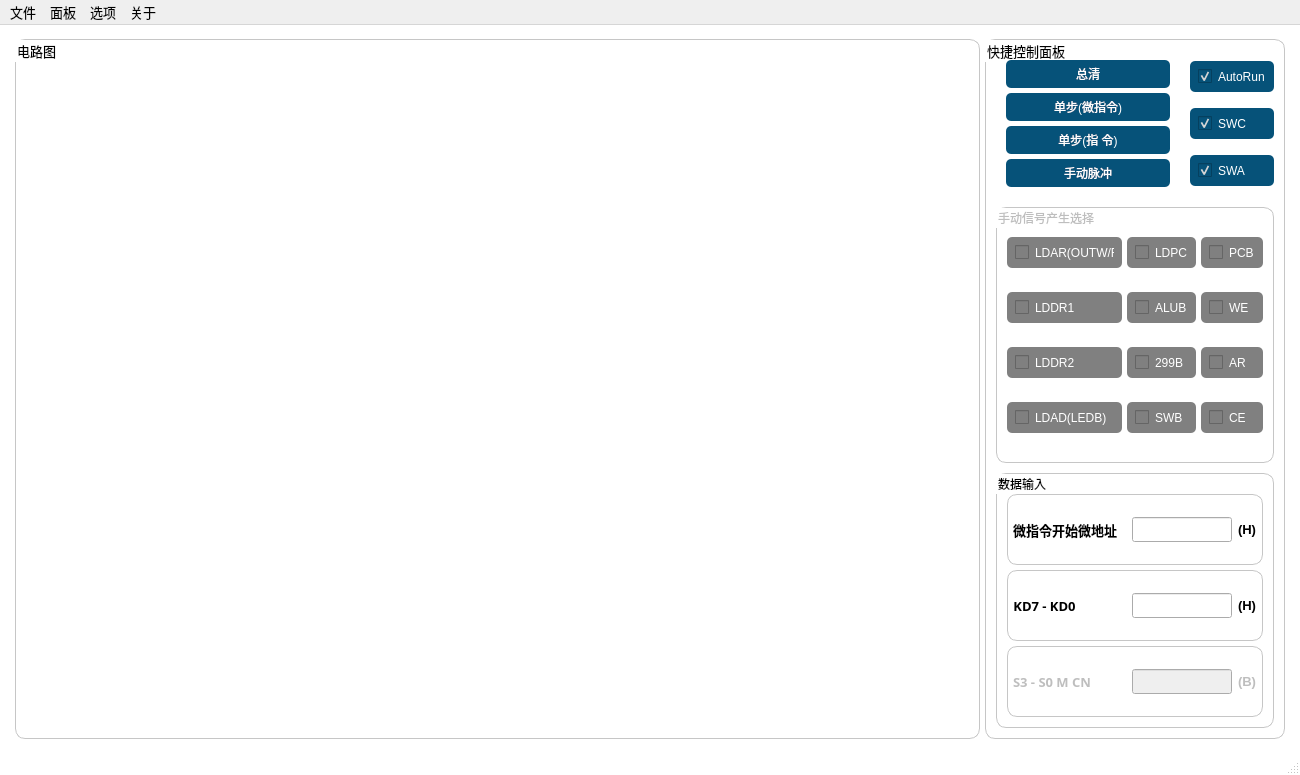
<?xml version="1.0" encoding="UTF-8"?>
<ui version="4.0">
 <class>MainWindow</class>
 <widget class="QMainWindow" name="MainWindow">
  <property name="geometry">
   <rect>
    <x>0</x>
    <y>0</y>
    <width>1300</width>
    <height>775</height>
   </rect>
  </property>
  <property name="minimumSize">
   <size>
    <width>1250</width>
    <height>750</height>
   </size>
  </property>
  <property name="font">
   <font>
    <family>阿里巴巴普惠体 R</family>
    <pointsize>10</pointsize>
    <weight>50</weight>
    <italic>false</italic>
    <bold>false</bold>
    <stylestrategy>PreferAntialias</stylestrategy>
   </font>
  </property>
  <property name="windowTitle">
   <string>DVCC实验仿真环境</string>
  </property>
  <property name="windowIcon">
   <iconset>
    <normalon>:/mainWinIcon.png</normalon>
   </iconset>
  </property>
  <property name="styleSheet">
   <string notr="true">#MainWindow{
	
	font: 10pt &quot;阿里巴巴普惠体 R&quot;;
	background-color: rgb(255, 255, 255);
}

QPushButton {
	
	font: 10pt &quot;阿里巴巴普惠体 R&quot;;
	color: white;
	padding: 5px;
	border-radius: 5px;
	background: #065279;
}
QPushButton:hover{
	background-color:#177cb0;
	color: white;
}
QPushButton:pressed{
	background-color:rgba(85, 170, 255,200); 
	border-style: inset; 
}

QCheckBox {
	font: 9pt &quot;阿里巴巴普惠体 R&quot;;
	color: white;
	padding: 8px;
	border-radius: 5px;
	background: grey;
}

QCheckBox:enabled {
	background: #065279;
}





QGroupBox {
border-color: rgb(198, 198, 198);
border-width: 1px;
border-style: solid;
border-radius: 10px;
}</string>
  </property>
  <property name="iconSize">
   <size>
    <width>64</width>
    <height>64</height>
   </size>
  </property>
  <widget class="QWidget" name="centralwidget">
   <layout class="QHBoxLayout" name="horizontalLayout">
    <property name="leftMargin">
     <number>10</number>
    </property>
    <property name="topMargin">
     <number>10</number>
    </property>
    <property name="rightMargin">
     <number>10</number>
    </property>
    <property name="bottomMargin">
     <number>10</number>
    </property>
    <item>
     <layout class="QGridLayout" name="mainPage" rowstretch="0" columnstretch="8,2">
      <property name="leftMargin">
       <number>5</number>
      </property>
      <property name="topMargin">
       <number>0</number>
      </property>
      <property name="rightMargin">
       <number>5</number>
      </property>
      <property name="bottomMargin">
       <number>0</number>
      </property>
      <property name="horizontalSpacing">
       <number>5</number>
      </property>
      <property name="verticalSpacing">
       <number>0</number>
      </property>
      <item row="0" column="1">
       <widget class="QGroupBox" name="conGroup">
        <property name="minimumSize">
         <size>
          <width>300</width>
          <height>700</height>
         </size>
        </property>
        <property name="maximumSize">
         <size>
          <width>350</width>
          <height>700</height>
         </size>
        </property>
        <property name="font">
         <font>
          <family>阿里巴巴普惠体 R</family>
          <pointsize>10</pointsize>
         </font>
        </property>
        <property name="title">
         <string>快捷控制面板</string>
        </property>
        <property name="flat">
         <bool>false</bool>
        </property>
        <property name="checkable">
         <bool>false</bool>
        </property>
        <property name="checked">
         <bool>false</bool>
        </property>
        <layout class="QVBoxLayout" name="butGroup" stretch="1,1,1">
         <property name="spacing">
          <number>10</number>
         </property>
         <property name="leftMargin">
          <number>10</number>
         </property>
         <property name="topMargin">
          <number>10</number>
         </property>
         <property name="rightMargin">
          <number>10</number>
         </property>
         <property name="bottomMargin">
          <number>10</number>
         </property>
         <item>
          <layout class="QHBoxLayout" name="conButCheGroup" stretch="8,2">
           <property name="spacing">
            <number>10</number>
           </property>
           <property name="bottomMargin">
            <number>0</number>
           </property>
           <item>
            <layout class="QVBoxLayout" name="conButGroup">
             <property name="spacing">
              <number>5</number>
             </property>
             <property name="leftMargin">
              <number>10</number>
             </property>
             <property name="topMargin">
              <number>10</number>
             </property>
             <property name="rightMargin">
              <number>10</number>
             </property>
             <property name="bottomMargin">
              <number>10</number>
             </property>
             <item>
              <widget class="QPushButton" name="AR_BUT">
               <property name="minimumSize">
                <size>
                 <width>0</width>
                 <height>0</height>
                </size>
               </property>
               <property name="toolTip">
                <string>PC计数器内容设为0</string>
               </property>
               <property name="text">
                <string>总清</string>
               </property>
              </widget>
             </item>
             <item>
              <widget class="QPushButton" name="runInMicroCmd">
               <property name="minimumSize">
                <size>
                 <width>0</width>
                 <height>0</height>
                </size>
               </property>
               <property name="text">
                <string>单步(微指令)</string>
               </property>
              </widget>
             </item>
             <item>
              <widget class="QPushButton" name="runInCmd">
               <property name="minimumSize">
                <size>
                 <width>0</width>
                 <height>0</height>
                </size>
               </property>
               <property name="text">
                <string>单步(指 令)</string>
               </property>
              </widget>
             </item>
             <item>
              <widget class="QPushButton" name="T4pulse">
               <property name="minimumSize">
                <size>
                 <width>0</width>
                 <height>0</height>
                </size>
               </property>
               <property name="text">
                <string>手动脉冲</string>
               </property>
              </widget>
             </item>
            </layout>
           </item>
           <item>
            <layout class="QVBoxLayout" name="SWACGroup">
             <property name="spacing">
              <number>5</number>
             </property>
             <item>
              <widget class="QCheckBox" name="autoRun">
               <property name="toolTip">
                <string>手动运行/自动运行</string>
               </property>
               <property name="text">
                <string>AutoRun</string>
               </property>
               <property name="checked">
                <bool>true</bool>
               </property>
              </widget>
             </item>
             <item>
              <widget class="QCheckBox" name="SWC">
               <property name="text">
                <string>SWC</string>
               </property>
               <property name="checked">
                <bool>true</bool>
               </property>
              </widget>
             </item>
             <item>
              <widget class="QCheckBox" name="SWA">
               <property name="text">
                <string>SWA</string>
               </property>
               <property name="checked">
                <bool>true</bool>
               </property>
              </widget>
             </item>
            </layout>
           </item>
          </layout>
         </item>
         <item>
          <widget class="QGroupBox" name="switchGroup">
           <property name="enabled">
            <bool>false</bool>
           </property>
           <property name="title">
            <string>手动信号产生选择</string>
           </property>
           <property name="flat">
            <bool>false</bool>
           </property>
           <property name="checkable">
            <bool>false</bool>
           </property>
           <property name="checked">
            <bool>false</bool>
           </property>
           <layout class="QHBoxLayout" name="switchGrtoup" stretch="5,3,2">
            <property name="spacing">
             <number>5</number>
            </property>
            <property name="leftMargin">
             <number>10</number>
            </property>
            <property name="topMargin">
             <number>10</number>
            </property>
            <property name="rightMargin">
             <number>10</number>
            </property>
            <property name="bottomMargin">
             <number>10</number>
            </property>
            <item>
             <layout class="QVBoxLayout" name="switchGropu_1">
              <property name="spacing">
               <number>5</number>
              </property>
              <item>
               <widget class="QCheckBox" name="swi_LDAR">
                <property name="toolTip">
                 <string>地址寄存器选中</string>
                </property>
                <property name="text">
                 <string>LDAR(OUTW/R)</string>
                </property>
               </widget>
              </item>
              <item>
               <widget class="QCheckBox" name="swi_LDDR1">
                <property name="toolTip">
                 <string>DR1选中</string>
                </property>
                <property name="text">
                 <string>LDDR1</string>
                </property>
               </widget>
              </item>
              <item>
               <widget class="QCheckBox" name="swi_LDDR2">
                <property name="toolTip">
                 <string>DR2选中</string>
                </property>
                <property name="text">
                 <string>LDDR2</string>
                </property>
               </widget>
              </item>
              <item>
               <widget class="QCheckBox" name="swi_LDAD">
                <property name="toolTip">
                 <string>总线数据送入PC(LED)</string>
                </property>
                <property name="text">
                 <string>LDAD(LEDB)</string>
                </property>
               </widget>
              </item>
             </layout>
            </item>
            <item>
             <layout class="QVBoxLayout" name="switchGropu_2">
              <property name="spacing">
               <number>5</number>
              </property>
              <item>
               <widget class="QCheckBox" name="swi_LDPC">
                <property name="toolTip">
                 <string>PC计数器选中</string>
                </property>
                <property name="text">
                 <string>LDPC</string>
                </property>
                <property name="tristate">
                 <bool>false</bool>
                </property>
               </widget>
              </item>
              <item>
               <widget class="QCheckBox" name="swi_ALUB">
                <property name="toolTip">
                 <string>ALU上总线</string>
                </property>
                <property name="text">
                 <string>ALUB</string>
                </property>
               </widget>
              </item>
              <item>
               <widget class="QCheckBox" name="swi_299B">
                <property name="toolTip">
                 <string>299上总线</string>
                </property>
                <property name="text">
                 <string>299B</string>
                </property>
               </widget>
              </item>
              <item>
               <widget class="QCheckBox" name="swi_SWB">
                <property name="toolTip">
                 <string>开关上总线</string>
                </property>
                <property name="text">
                 <string>SWB</string>
                </property>
               </widget>
              </item>
             </layout>
            </item>
            <item>
             <layout class="QVBoxLayout" name="switchGropu_3">
              <property name="spacing">
               <number>5</number>
              </property>
              <item>
               <widget class="QCheckBox" name="swi_PCB">
                <property name="toolTip">
                 <string>PC上总线</string>
                </property>
                <property name="text">
                 <string>PCB</string>
                </property>
               </widget>
              </item>
              <item>
               <widget class="QCheckBox" name="swi_WE">
                <property name="toolTip">
                 <string>读写信号(选中为写)</string>
                </property>
                <property name="text">
                 <string>WE</string>
                </property>
               </widget>
              </item>
              <item>
               <widget class="QCheckBox" name="swi_AR">
                <property name="toolTip">
                 <string>是否带进位运算</string>
                </property>
                <property name="text">
                 <string>AR</string>
                </property>
               </widget>
              </item>
              <item>
               <widget class="QCheckBox" name="swi_CE">
                <property name="toolTip">
                 <string>RAM的片选信号</string>
                </property>
                <property name="text">
                 <string>CE</string>
                </property>
               </widget>
              </item>
             </layout>
            </item>
           </layout>
          </widget>
         </item>
         <item>
          <widget class="QGroupBox" name="dataInputGroup">
           <property name="title">
            <string>数据输入</string>
           </property>
           <property name="checkable">
            <bool>false</bool>
           </property>
           <layout class="QVBoxLayout" name="microAdressSet">
            <property name="spacing">
             <number>5</number>
            </property>
            <property name="leftMargin">
             <number>10</number>
            </property>
            <property name="topMargin">
             <number>20</number>
            </property>
            <property name="rightMargin">
             <number>10</number>
            </property>
            <property name="bottomMargin">
             <number>10</number>
            </property>
            <item>
             <widget class="QGroupBox" name="microAdressSetGroup">
              <layout class="QHBoxLayout" name="startMroSetGroup">
               <property name="leftMargin">
                <number>5</number>
               </property>
               <property name="topMargin">
                <number>5</number>
               </property>
               <property name="rightMargin">
                <number>5</number>
               </property>
               <property name="bottomMargin">
                <number>5</number>
               </property>
               <item>
                <widget class="QLabel" name="label">
                 <property name="font">
                  <font>
                   <family>阿里巴巴普惠体 R</family>
                   <pointsize>10</pointsize>
                   <weight>75</weight>
                   <bold>true</bold>
                  </font>
                 </property>
                 <property name="text">
                  <string>微指令开始微地址</string>
                 </property>
                </widget>
               </item>
               <item>
                <spacer name="horizontalSpacer_3">
                 <property name="orientation">
                  <enum>Qt::Horizontal</enum>
                 </property>
                 <property name="sizeHint" stdset="0">
                  <size>
                   <width>40</width>
                   <height>20</height>
                  </size>
                 </property>
                </spacer>
               </item>
               <item>
                <widget class="QLineEdit" name="startMircoADInput">
                 <property name="minimumSize">
                  <size>
                   <width>100</width>
                   <height>25</height>
                  </size>
                 </property>
                 <property name="maximumSize">
                  <size>
                   <width>100</width>
                   <height>16777215</height>
                  </size>
                 </property>
                 <property name="font">
                  <font>
                   <stylestrategy>PreferAntialias</stylestrategy>
                  </font>
                 </property>
                 <property name="inputMask">
                  <string/>
                 </property>
                 <property name="clearButtonEnabled">
                  <bool>true</bool>
                 </property>
                </widget>
               </item>
               <item>
                <widget class="QLabel" name="label_6">
                 <property name="font">
                  <font>
                   <pointsize>10</pointsize>
                   <weight>75</weight>
                   <bold>true</bold>
                  </font>
                 </property>
                 <property name="text">
                  <string>(H)</string>
                 </property>
                </widget>
               </item>
              </layout>
             </widget>
            </item>
            <item>
             <widget class="QGroupBox" name="switchInputGroup">
              <layout class="QHBoxLayout" name="switchInput">
               <property name="leftMargin">
                <number>5</number>
               </property>
               <property name="topMargin">
                <number>5</number>
               </property>
               <property name="rightMargin">
                <number>5</number>
               </property>
               <property name="bottomMargin">
                <number>5</number>
               </property>
               <item>
                <widget class="QLabel" name="label_2">
                 <property name="font">
                  <font>
                   <family>阿里巴巴普惠体 R</family>
                   <pointsize>10</pointsize>
                   <weight>75</weight>
                   <bold>true</bold>
                  </font>
                 </property>
                 <property name="text">
                  <string>KD7 - KD0</string>
                 </property>
                 <property name="alignment">
                  <set>Qt::AlignCenter</set>
                 </property>
                 <property name="margin">
                  <number>5</number>
                 </property>
                 <property name="indent">
                  <number>-1</number>
                 </property>
                </widget>
               </item>
               <item>
                <spacer name="horizontalSpacer">
                 <property name="orientation">
                  <enum>Qt::Horizontal</enum>
                 </property>
                 <property name="sizeHint" stdset="0">
                  <size>
                   <width>40</width>
                   <height>20</height>
                  </size>
                 </property>
                </spacer>
               </item>
               <item>
                <widget class="QLineEdit" name="swiInput">
                 <property name="minimumSize">
                  <size>
                   <width>100</width>
                   <height>25</height>
                  </size>
                 </property>
                 <property name="maximumSize">
                  <size>
                   <width>100</width>
                   <height>16777215</height>
                  </size>
                 </property>
                 <property name="inputMethodHints">
                  <set>Qt::ImhNone</set>
                 </property>
                 <property name="inputMask">
                  <string/>
                 </property>
                 <property name="clearButtonEnabled">
                  <bool>true</bool>
                 </property>
                </widget>
               </item>
               <item>
                <widget class="QLabel" name="label_4">
                 <property name="font">
                  <font>
                   <pointsize>10</pointsize>
                   <weight>75</weight>
                   <bold>true</bold>
                   <stylestrategy>PreferAntialias</stylestrategy>
                  </font>
                 </property>
                 <property name="lineWidth">
                  <number>1</number>
                 </property>
                 <property name="text">
                  <string>(H)</string>
                 </property>
                 <property name="margin">
                  <number>0</number>
                 </property>
                </widget>
               </item>
              </layout>
             </widget>
            </item>
            <item>
             <widget class="QGroupBox" name="functionInputGroup">
              <property name="enabled">
               <bool>false</bool>
              </property>
              <layout class="QHBoxLayout" name="switchInput_2">
               <property name="leftMargin">
                <number>5</number>
               </property>
               <property name="topMargin">
                <number>5</number>
               </property>
               <property name="rightMargin">
                <number>5</number>
               </property>
               <property name="bottomMargin">
                <number>5</number>
               </property>
               <item>
                <widget class="QLabel" name="label_3">
                 <property name="font">
                  <font>
                   <family>阿里巴巴普惠体 R</family>
                   <pointsize>10</pointsize>
                   <weight>75</weight>
                   <bold>true</bold>
                  </font>
                 </property>
                 <property name="text">
                  <string>S3 - S0 M CN</string>
                 </property>
                </widget>
               </item>
               <item>
                <spacer name="horizontalSpacer_2">
                 <property name="orientation">
                  <enum>Qt::Horizontal</enum>
                 </property>
                 <property name="sizeHint" stdset="0">
                  <size>
                   <width>40</width>
                   <height>20</height>
                  </size>
                 </property>
                </spacer>
               </item>
               <item>
                <widget class="QLineEdit" name="functionInput">
                 <property name="minimumSize">
                  <size>
                   <width>100</width>
                   <height>25</height>
                  </size>
                 </property>
                 <property name="maximumSize">
                  <size>
                   <width>100</width>
                   <height>16777215</height>
                  </size>
                 </property>
                 <property name="inputMethodHints">
                  <set>Qt::ImhNone</set>
                 </property>
                 <property name="inputMask">
                  <string/>
                 </property>
                 <property name="clearButtonEnabled">
                  <bool>true</bool>
                 </property>
                </widget>
               </item>
               <item>
                <widget class="QLabel" name="label_5">
                 <property name="font">
                  <font>
                   <pointsize>10</pointsize>
                   <weight>75</weight>
                   <bold>true</bold>
                  </font>
                 </property>
                 <property name="text">
                  <string>(B)</string>
                 </property>
                 <property name="margin">
                  <number>0</number>
                 </property>
                </widget>
               </item>
              </layout>
             </widget>
            </item>
           </layout>
          </widget>
         </item>
        </layout>
       </widget>
      </item>
      <item row="0" column="0">
       <widget class="QGroupBox" name="paint">
        <property name="minimumSize">
         <size>
          <width>800</width>
          <height>700</height>
         </size>
        </property>
        <property name="font">
         <font>
          <family>阿里巴巴普惠体 R</family>
          <pointsize>10</pointsize>
          <stylestrategy>PreferAntialias</stylestrategy>
         </font>
        </property>
        <property name="title">
         <string>电路图</string>
        </property>
       </widget>
      </item>
     </layout>
    </item>
   </layout>
  </widget>
  <widget class="QMenuBar" name="menubar">
   <property name="geometry">
    <rect>
     <x>0</x>
     <y>0</y>
     <width>1300</width>
     <height>24</height>
    </rect>
   </property>
   <property name="font">
    <font>
     <family>阿里巴巴普惠体 R</family>
     <pointsize>10</pointsize>
     <weight>50</weight>
     <bold>false</bold>
     <stylestrategy>PreferAntialias</stylestrategy>
    </font>
   </property>
   <widget class="QMenu" name="fileMenu">
    <property name="font">
     <font>
      <family>阿里巴巴普惠体 R</family>
      <pointsize>10</pointsize>
      <stylestrategy>PreferAntialias</stylestrategy>
     </font>
    </property>
    <property name="title">
     <string>文件</string>
    </property>
    <addaction name="FMnewWin"/>
    <addaction name="separator"/>
    <addaction name="FMopenFile"/>
    <addaction name="FMpasteFile"/>
    <addaction name="FMsaveFile"/>
    <addaction name="FMSaveAs"/>
    <addaction name="separator"/>
    <addaction name="FMeditor"/>
   </widget>
   <widget class="QMenu" name="pannelMenu">
    <property name="font">
     <font>
      <family>阿里巴巴普惠体 R</family>
      <pointsize>10</pointsize>
      <weight>50</weight>
      <bold>false</bold>
      <stylestrategy>PreferAntialias</stylestrategy>
     </font>
    </property>
    <property name="title">
     <string>面板</string>
    </property>
    <addaction name="PMRAM"/>
    <addaction name="PMROM"/>
    <addaction name="separator"/>
   </widget>
   <widget class="QMenu" name="optionMenu">
    <property name="font">
     <font>
      <family>阿里巴巴普惠体 R</family>
      <pointsize>10</pointsize>
      <stylestrategy>PreferAntialias</stylestrategy>
     </font>
    </property>
    <property name="title">
     <string>选项</string>
    </property>
    <widget class="QMenu" name="OMcomponentAccess">
     <property name="enabled">
      <bool>false</bool>
     </property>
     <property name="title">
      <string>部件接入选项</string>
     </property>
     <addaction name="ALUAcess"/>
     <addaction name="RAMAcess"/>
     <addaction name="a299Acess"/>
     <addaction name="registerAcess"/>
     <addaction name="microControlAcess"/>
    </widget>
    <addaction name="OMdefaultWinSize"/>
    <addaction name="OMcomponentAccess"/>
   </widget>
   <widget class="QMenu" name="aboutMenu">
    <property name="font">
     <font>
      <family>阿里巴巴普惠体 R</family>
      <pointsize>10</pointsize>
      <stylestrategy>PreferAntialias</stylestrategy>
     </font>
    </property>
    <property name="title">
     <string>关于</string>
    </property>
    <addaction name="AMinstructions"/>
    <addaction name="separator"/>
    <addaction name="AMInfo"/>
    <addaction name="AMversion"/>
   </widget>
   <addaction name="fileMenu"/>
   <addaction name="pannelMenu"/>
   <addaction name="optionMenu"/>
   <addaction name="aboutMenu"/>
  </widget>
  <widget class="QStatusBar" name="statusbar"/>
  <action name="FMnewWin">
   <property name="icon">
    <iconset>
     <normalon>:/menuIcon/mulWIn.png</normalon>
    </iconset>
   </property>
   <property name="text">
    <string>打开新窗口</string>
   </property>
  </action>
  <action name="FMopenFile">
   <property name="icon">
    <iconset>
     <normalon>:/menuIcon/wenjian.png</normalon>
    </iconset>
   </property>
   <property name="text">
    <string>打开文件</string>
   </property>
  </action>
  <action name="FMsaveFile">
   <property name="enabled">
    <bool>false</bool>
   </property>
   <property name="icon">
    <iconset>
     <normalon>:/menuIcon/baocun.png</normalon>
    </iconset>
   </property>
   <property name="text">
    <string>保存文件</string>
   </property>
  </action>
  <action name="FMeditor">
   <property name="icon">
    <iconset>
     <normalon>:/menuIcon/dengji.png</normalon>
    </iconset>
   </property>
   <property name="text">
    <string>内存编辑器</string>
   </property>
  </action>
  <action name="PMRAM">
   <property name="icon">
    <iconset>
     <normalon>:/menuIcon/ram .png</normalon>
    </iconset>
   </property>
   <property name="text">
    <string>RAM内容查看</string>
   </property>
  </action>
  <action name="PMROM">
   <property name="icon">
    <iconset>
     <normalon>:/menuIcon/rom.png</normalon>
    </iconset>
   </property>
   <property name="text">
    <string>ROM内容查看</string>
   </property>
  </action>
  <action name="PMswitch">
   <property name="text">
    <string>控制开关面板</string>
   </property>
  </action>
  <action name="OMdefaultWinSize">
   <property name="icon">
    <iconset>
     <normalon>:/menuIcon/defeatSize.png</normalon>
    </iconset>
   </property>
   <property name="text">
    <string>恢复窗口默认大小</string>
   </property>
  </action>
  <action name="ALUAcess">
   <property name="checkable">
    <bool>true</bool>
   </property>
   <property name="checked">
    <bool>true</bool>
   </property>
   <property name="text">
    <string>ALU</string>
   </property>
   <property name="toolTip">
    <string>ALU接入电路</string>
   </property>
  </action>
  <action name="RAMAcess">
   <property name="checkable">
    <bool>true</bool>
   </property>
   <property name="checked">
    <bool>true</bool>
   </property>
   <property name="text">
    <string>RAM</string>
   </property>
  </action>
  <action name="a299Acess">
   <property name="checkable">
    <bool>true</bool>
   </property>
   <property name="checked">
    <bool>true</bool>
   </property>
   <property name="text">
    <string>299</string>
   </property>
  </action>
  <action name="registerAcess">
   <property name="checkable">
    <bool>true</bool>
   </property>
   <property name="checked">
    <bool>true</bool>
   </property>
   <property name="text">
    <string>寄存器组</string>
   </property>
  </action>
  <action name="microControlAcess">
   <property name="checkable">
    <bool>true</bool>
   </property>
   <property name="checked">
    <bool>true</bool>
   </property>
   <property name="text">
    <string>微控器</string>
   </property>
  </action>
  <action name="AMinstructions">
   <property name="icon">
    <iconset>
     <normalon>:/menuIcon/wendang.png</normalon>
    </iconset>
   </property>
   <property name="text">
    <string>仿真软件使用说明</string>
   </property>
  </action>
  <action name="AMInfo">
   <property name="icon">
    <iconset>
     <normalon>:/menuIcon/shandianjiaji.png</normalon>
    </iconset>
   </property>
   <property name="text">
    <string>制作信息</string>
   </property>
  </action>
  <action name="AMversion">
   <property name="text">
    <string>版本:1.1.3</string>
   </property>
  </action>
  <action name="FMSaveAs">
   <property name="icon">
    <iconset>
     <normalon>:/menuIcon/ziliaofenxiang.png</normalon>
    </iconset>
   </property>
   <property name="text">
    <string>另存文件</string>
   </property>
  </action>
  <action name="FMpasteFile">
   <property name="icon">
    <iconset>
     <normalon>:/menuIcon/wendang_1.png</normalon>
    </iconset>
   </property>
   <property name="text">
    <string>复制代码进入</string>
   </property>
  </action>
 </widget>
 <resources/>
 <connections/>
</ui>
